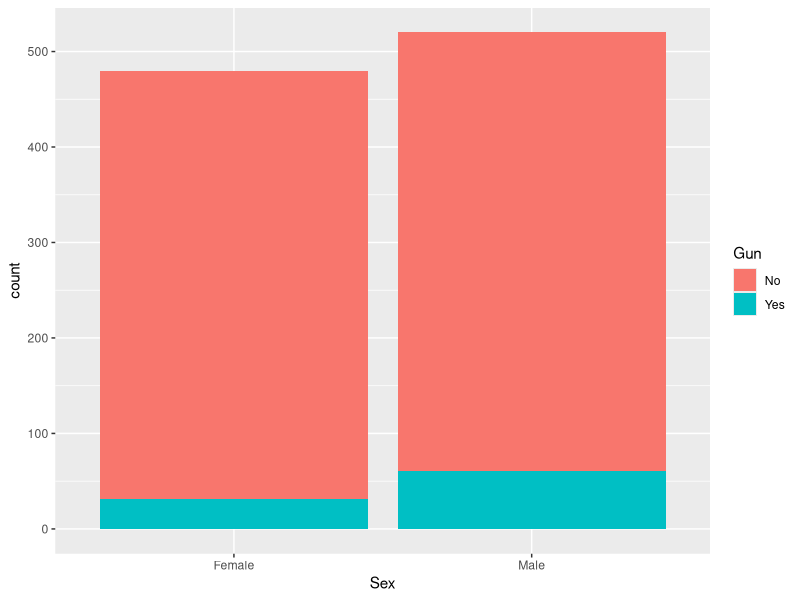
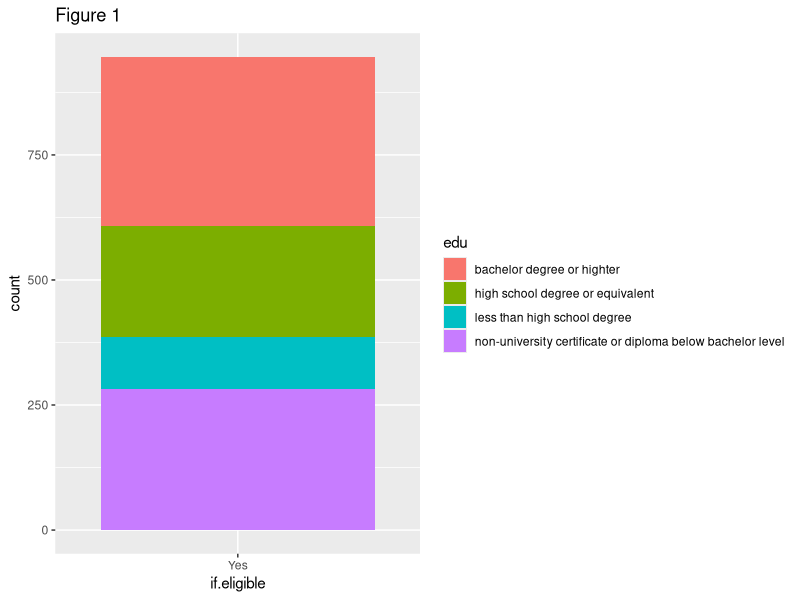
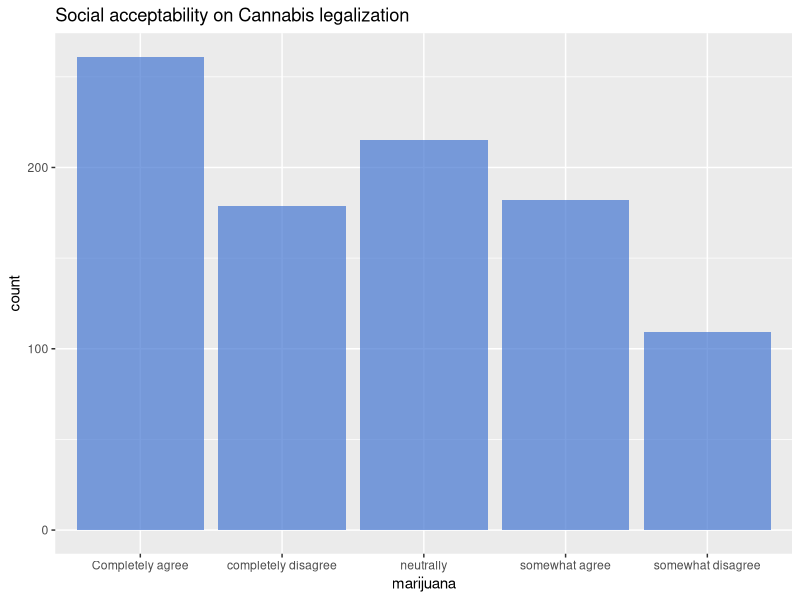
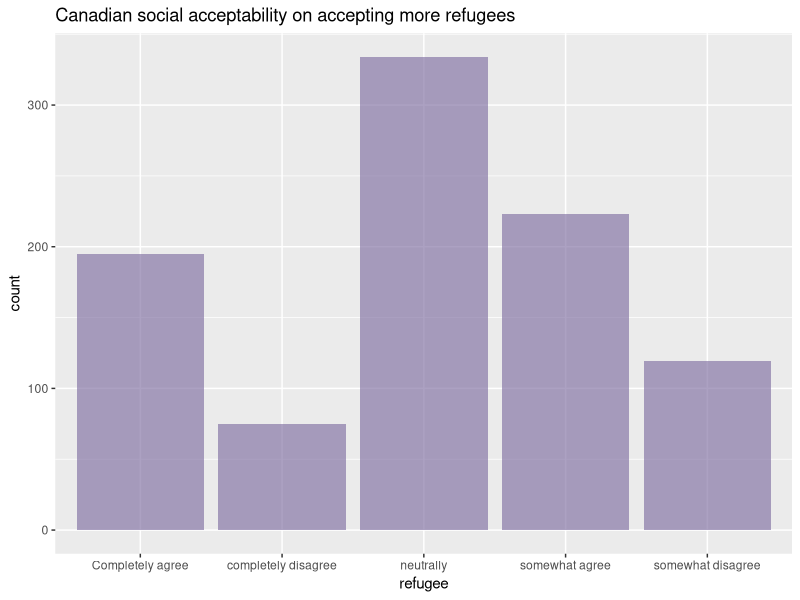

These charts were generated, in order, by the following R code:
## ---- chunk 1
knitr::opts_chunk$set(echo = TRUE)
#install.packages("tidyverse")
library(tidyverse)
library(ggplot2)
## ---- chunk 2
set.seed(123456)
#Are you eligible and registered to vote at your current address you living at?
if.eligible <- rbernoulli(1000, p = 0.95) 
if.eligible <- ifelse(if.eligible == TRUE, 'Yes','No')
## ---- chunk 3
#Q2 What is your gender?
Sex <- rbernoulli(1000, p = 0.5) 
Sex <- ifelse(Sex == TRUE, 'Male','Female')

## ---- chunk 4
#Q3 What is the highest level of education you have completed?
#https://www12.statcan.gc.ca/census-recensement/2016/dp-pd/hlt-fst/edu-sco/Table.cfm?Lang=E&T=11&Geo=00&SP=1&view=2&age=2&sex=1
edu <- c("No certificate","less than high school degree", "high school degree or equivalent", "non-university certificate or diploma below bachelor level", "bachelor degree or highter")
data <- data.frame(if.eligible)
data$edu <- NA
num.yes <- nrow(data[data$if.eligible == 'Yes',])
num.no <- nrow(data[data$if.eligible == 'No',])
edu.yes <- sample(edu, num.yes, replace = TRUE, prob = c(0,0.104, 0.245, 0.306, 0.345))
edu.no <- sample(edu, num.no, replace = TRUE, prob = c(0.19,0.81, 0, 0, 0))
data[data$if.eligible == 'Yes', "edu"] <- edu.yes
data[data$if.eligible == 'No', "edu"] <- edu.no
## ---- chunk 5
# Q4 Do you think marijuana legalization should be allowed?
# https://abacusdata.ca/canadians-are-ready-for-legal-cannabis/
marijuana <- c("Completely agree","somewhat agree", "neutrally", "somewhat disagree","completely disagree")
marijuana <-sample(marijuana,size=1000,prob=c(0.25,0.21,0.24,0.12,0.18),replace=TRUE)
## ---- chunk 6
#Q5 In general, what do you think about loosened the rules for refugee?
#https://www.cicnews.com/2019/04/majority-of-canadians-maintain-positive-views-of-immigration-new-survey-finds-0412240.html#gs.i5mh19
refugee <- c("Completely agree","somewhat agree", "neutrally", "somewhat disagree","completely disagree")
refugee<-sample(refugee,size=1000,replace=TRUE,prob=c(0.2,0.25,0.35,0.12,0.08))
## ---- chunk 7
#Q6 Do you think everyone should be permitted to possess guns? 
data$Sex <- Sex
data$Gun <- NA
n.male <- nrow(data[data$Sex == 'Male',])
n.female <- nrow(data[data$Sex == 'Female',])
Gun <- c("Yes", "No")
Gun_data_male <- sample(Gun, n.male, replace = TRUE, prob = c(0.1, 0.9))
Gun_data_female <- sample(Gun, n.female, replace = TRUE, prob = c(0.05, 0.95))
data[data$Sex == 'Male', "Gun"] <- Gun_data_male
data[data$Sex == 'Female', "Gun"] <- Gun_data_female

ggplot(data, aes(x = Sex, fill = Gun)) + geom_bar()
## ---- chunk 8
#Q7 Do you agree with environmental safety is one of the priorities to Canada?
Env <- c("Completely agree", "Somewhat agree", "Neutral", "Somewhat disagree", "Compeletely disagree")
Env_data <- sample(Env, 1000, replace = TRUE, prob = c(0.6, 0.2, 0.1, 0.05, 0.05))
## ---- chunk 9
#Q8 Which party are you going to vote on Election Day?
party = c("Liberal Party", "NDP-New Democratic Party", "People's Party", "Green Party", "Conservative Party")
# simulate the choice of vote using string
data$party_name = sample(party, size = 1000, replace=TRUE, prob = c(0.415, 0.168, 0.016,0.062, 0.332))
## ---- chunk 10
data$marijuana <- marijuana
data$refugee <- refugee
data=subset(data,if.eligible=="Yes")

ggplot(data, aes(x = if.eligible,fill=edu)) + geom_bar()+ ggtitle("Figure 1")
ggplot(data, aes(marijuana)) +
  geom_bar(fill = "#4073D1AF") + ggtitle("Social acceptability on Cannabis legalization") 
ggplot(data, aes(refugee)) +
  geom_bar(fill = "#8473A4AB") + ggtitle("Canadian social acceptability on accepting more refugees")
